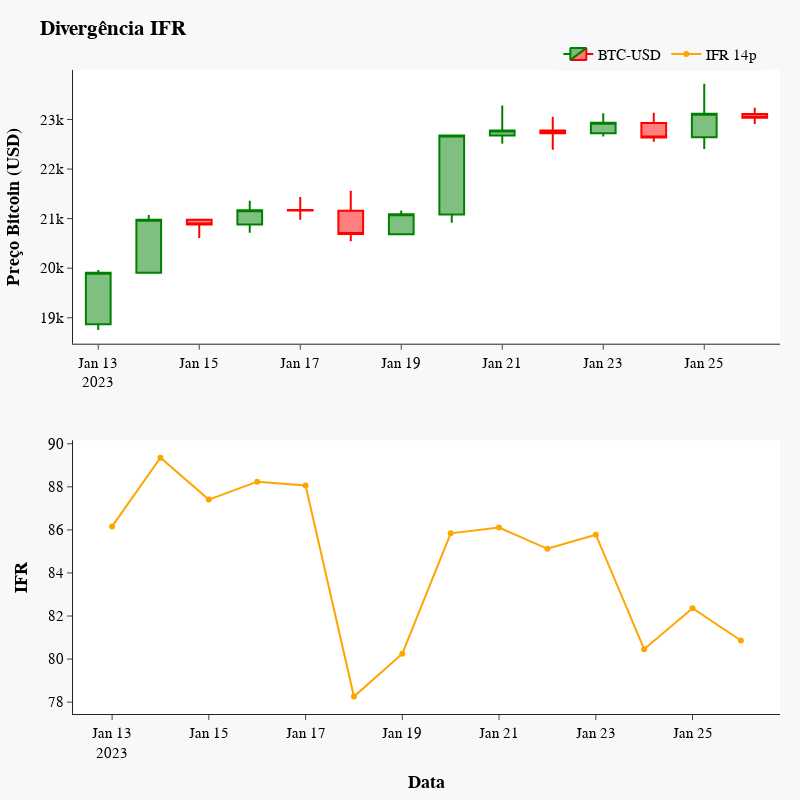

Write notebook code for a chart like this one.
### Code cell
index_n = 0

data_fim = df_stock[df_stock.signal_bearish==True].index[0]
data_inicio = data_fim - timedelta(days=janela-1)
dados_fig = df_stock[df_stock.index.isin(pd.date_range(str(data_inicio), str(data_fim)))]

fig_01 = make_subplots(rows=2, cols=1)

# Candlesticks

fig_01.add_trace(go.Candlestick(name='BTC-USD',x=dados_fig.index, \
    close=dados_fig['Close'], open=dados_fig['Open'], high=dados_fig['High'], \
    low=dados_fig['Low'], increasing_line_color= 'green', \
    decreasing_line_color= 'red'), row=1,col=1)

# IFR

fig_01.add_trace(go.Scatter(name='IFR 14p',x=dados_fig.index, \
    y=dados_fig['IFR'], marker_color='orange'), row=2, col=1)

fig_01.update_layout(xaxis_rangeslider_visible=False, title='<b>Divergência IFR',
    xaxis2_title="<b>Data", yaxis1_title="<b>Preço Bitcoin (USD)", \
    yaxis2_title="<b>IFR", legend_title="", legend=dict(orientation="h", \
    yanchor="top", y=1.05,xanchor="right",x=0.975),
    font=dict(family="Arial, Arial, Arial",size=15,color="black"),
    margin=dict(l=50, r=20, t=70, b=20), template = 'simple_white', 
    paper_bgcolor="#f7f8fa", width=800,height=800).show()

### Figure 1 — Plotly figure (JSON) as saved in the notebook; plotly's stock layout.template omitted (floating-point values rounded to 4 significant figures)
{"data": [{"close": [19910.0, 20980.0, 20880.0, 21170.0, 21160.0, 20690.0, 21090.0, 22680.0, 22780.0, 22720.0, 22930.0, 22640.0, 23120.0, 23030.0], "decreasing": {"line": {"color": "red"}}, "high": [19960.0, 21080.0, 20990.0, 21360.0, 21440.0, 21560.0, 21160.0, 22690.0, 23280.0, 23060.0, 23130.0, 23130.0, 23720.0, 23240.0], "increasing": {"line": {"color": "green"}}, "low": [18750.0, 19910.0, 20610.0, 20720.0, 20980.0, 20540.0, 20690.0, 20920.0, 22510.0, 22390.0, 22650.0, 22550.0, 22410.0, 22910.0], "name": "BTC-USD", "open": [18870.0, 19910.0, 20980.0, 20880.0, 21180.0, 21160.0, 20690.0, 21090.0, 22680.0, 22780.0, 22720.0, 22930.0, 22640.0, 23110.0], "type": "candlestick", "x": ["2023-01-13T00:00:00", "2023-01-14T00:00:00", "2023-01-15T00:00:00", "2023-01-16T00:00:00", "2023-01-17T00:00:00", "2023-01-18T00:00:00", "2023-01-19T00:00:00", "2023-01-20T00:00:00", "2023-01-21T00:00:00", "2023-01-22T00:00:00", "2023-01-23T00:00:00", "2023-01-24T00:00:00", "2023-01-25T00:00:00", "2023-01-26T00:00:00"], "xaxis": "x", "yaxis": "y"}, {"marker": {"color": "orange"}, "name": "IFR 14p", "type": "scatter", "x": ["2023-01-13T00:00:00", "2023-01-14T00:00:00", "2023-01-15T00:00:00", "2023-01-16T00:00:00", "2023-01-17T00:00:00", "2023-01-18T00:00:00", "2023-01-19T00:00:00", "2023-01-20T00:00:00", "2023-01-21T00:00:00", "2023-01-22T00:00:00", "2023-01-23T00:00:00", "2023-01-24T00:00:00", "2023-01-25T00:00:00", "2023-01-26T00:00:00"], "xaxis": "x2", "y": [86.16, 89.35, 87.41, 88.24, 88.07, 78.26, 80.25, 85.84, 86.11, 85.12, 85.78, 80.46, 82.36, 80.86], "yaxis": "y2"}], "layout": {"font": {"color": "black", "family": "Arial, Arial, Arial", "size": 15}, "height": 800, "legend": {"orientation": "h", "title": {"text": ""}, "x": 0.975, "xanchor": "right", "y": 1.05, "yanchor": "top"}, "margin": {"b": 20, "l": 50, "r": 20, "t": 70}, "paper_bgcolor": "#f7f8fa", "title": {"text": "<b>Divergência IFR"}, "width": 800, "xaxis": {"anchor": "y", "domain": [0, 1], "rangeslider": {"visible": false}}, "xaxis2": {"anchor": "y2", "domain": [0, 1], "title": {"text": "<b>Data"}}, "yaxis": {"anchor": "x", "domain": [0.575, 1], "title": {"text": "<b>Preço Bitcoin (USD)"}}, "yaxis2": {"anchor": "x2", "domain": [0, 0.425], "title": {"text": "<b>IFR"}}}}
